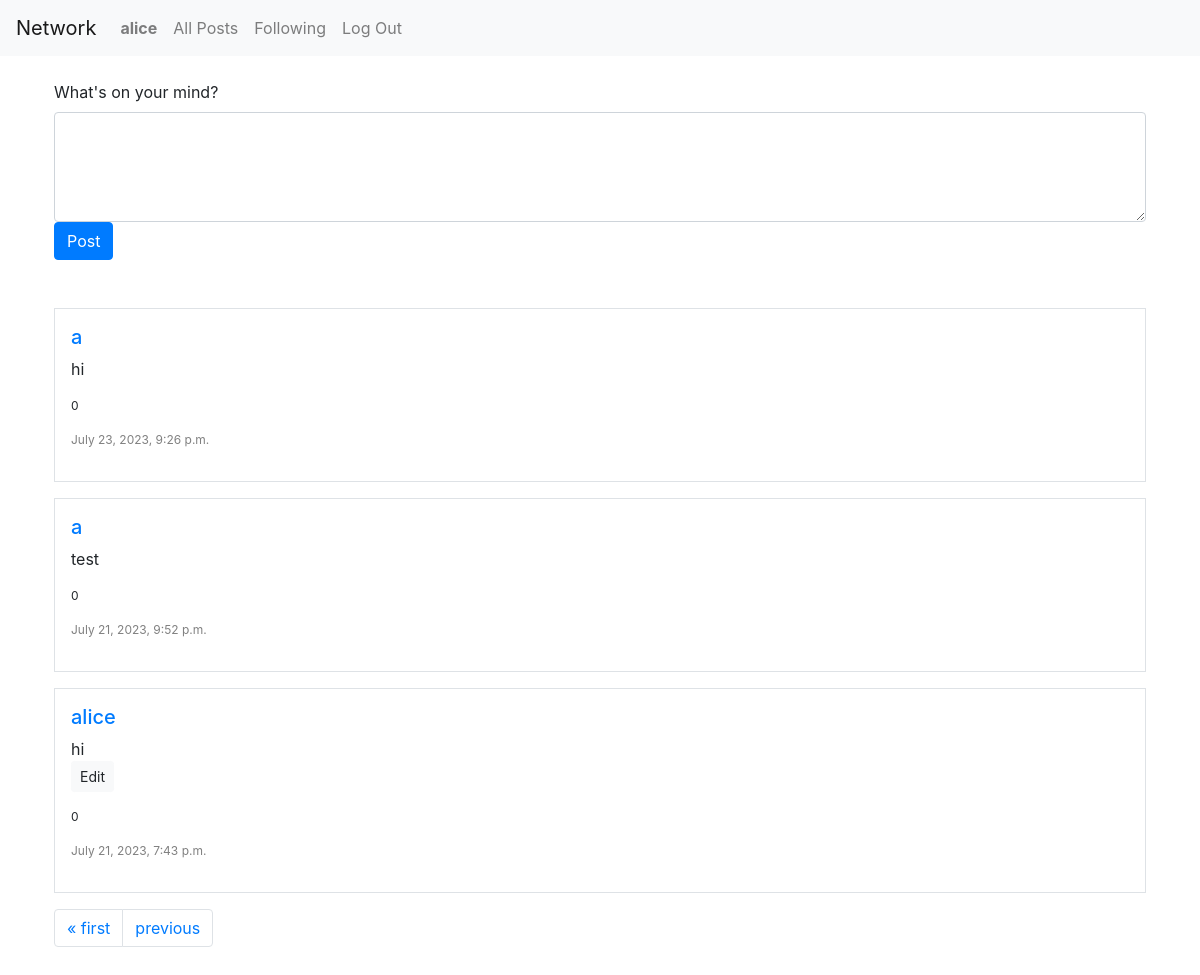
Page /following?page=2 (signed in) on the committed database.
### network/models.py (models this page shows, shortened)
class User(AbstractUser):
    pass

class Posts(models.Model):
    author = models.ForeignKey(
        settings.AUTH_USER_MODEL,
        on_delete = models.CASCADE,
    )
    post = models.CharField(max_length=300)
    timestamp = models.DateTimeField(default=now)
    likes = models.IntegerField(default=0)

### network/views.py (the view)
# urls.py: path("following", views.following, name='following'),
@login_required(login_url='login')
def following(request):
    user = User.objects.get(username=request.user.username)
    followed_accounts = Follows.objects.filter(follower=user)
    query = Q()
    for i in followed_accounts:
        query.add(Q(author=i.user), Q.OR)
    followed_posts = Posts.objects.filter(query).order_by("-timestamp")
    page_obj = paginate(request, followed_posts)
    return render(request, "network/following.html", {
        "page_obj": page_obj
    })

### network/views.py (called while the page is built)
def paginate(request, posts):
    paginator = Paginator(posts, 10) #show 10 posts per page
    page_number = request.GET.get('page')
    page_obj = paginator.get_page(page_number)
    return page_obj

### network/templates/network/following.html (shortened to what this page needs)
{% extends "network/layout.html" %}
{% block body %}
    <div class="container-xl p-4">
        <form action="{% url 'index' %}" method="post">
            <label for="new-post" class="form-label">What's on your mind?</label>
            <textarea class='form-control' name="new-post" rows="4"></textarea>
            <button type="submit" class="btn btn-primary">Post</button>
        </form>
    </div>
    {% include "network/postlayout.html" %}
{% endblock %}

### network/templates/network/layout.html (shortened to what this page needs)
{% load static %}
<!DOCTYPE html>
<html lang="en">
    <head>
        <link rel="stylesheet" href="https://stackpath.bootstrapcdn.com/bootstrap/4.4.1/css/bootstrap.min.css">
        <link href="{% static 'network/styles.css' %}" rel="stylesheet">
    </head>
    <body>
        <nav class="navbar navbar-expand-lg navbar-light bg-light">
            <a class="navbar-brand" href="#">Network</a>
            <div>
              <ul class="navbar-nav mr-auto">
                {% if user.is_authenticated %}
                    <li class="nav-item">
                        <a class="nav-link" href="#"><strong>{{ user.username }}</strong></a>
                    </li>
                {% endif %}
                <li class="nav-item">
                  <a class="nav-link" href="{% url 'index' %}">All Posts</a>
                </li>
                {% if user.is_authenticated %}
                    <li class="nav-item">
                        <a class="nav-link" href="{% url 'following' %}">Following</a>
                    </li>
                    <li class="nav-item">
                        <a class="nav-link" href="{% url 'logout' %}">Log Out</a>
                    </li>
                {% endif %}
              </ul>
            </div>
          </nav>
        <div class="body">
            {% block body %}
            {% endblock %}
        </div>
    </body>
</html>

### network/templates/network/postlayout.html (shortened to what this page needs)
<div class="container-xl p-4">
    {% for post in page_obj %}
        <div class="mb-3 p-3 border">
            <h5>
                <a href="{% url 'profile' post.author %}">{{ post.author }}</a>
            </h5>
            <p id="{{ post.id }}">
                {{ post.post }}
            </p>
            <p style="font-size: 12px">
                {{ post.likes }}
            </p>
            <p style="color: gray; font-size: 12px">
                {{ post.timestamp }}
            </p>
        </div>
    {% endfor %}
    <div class="pagination">
        <nav aria-label="Page navigation example">
            <ul class="pagination">
                {% if page_obj.has_previous %}
                    <li class="page-item">
                        <a class="page-link" href="?page=1">&laquo; first</a>
                    </li>
                    <li class="page-item">
                        <a class="page-link" href="?page={{ page_obj.previous_page_number }}">previous</a>
                    </li>
                {% endif %}
            </ul>
        </nav>
    </div>
</div>

### rows in the picture
User: username "alice"
Posts: author "a", post "hi", likes "0", timestamp "July 23, 2023, 9:26 p.m."
Posts: author "a", post "test", likes "0", timestamp "July 21, 2023, 9:52 p.m."
Posts: author "alice", post "hi", likes "0", timestamp "July 21, 2023, 7:43 p.m."
